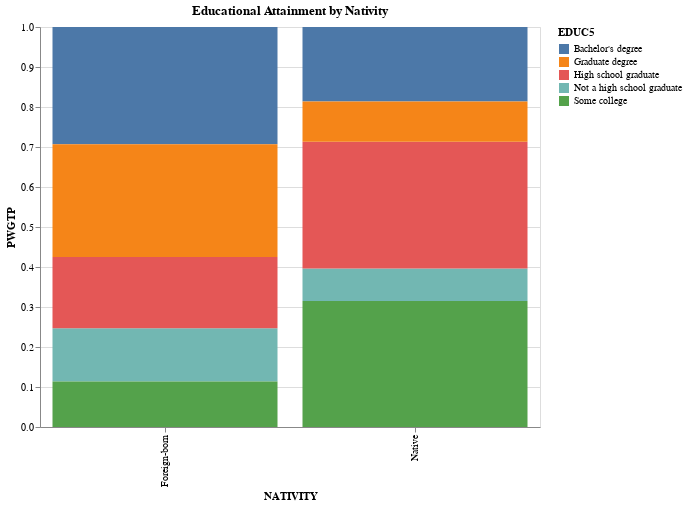

The cell this chart's notebook holds for it:
### Markdown cell above
Constructing charts with `altair` is fairly simple:

<input type="checkbox"> add data to a `alt.Chart()` object<br>
<input type="checkbox"> choose your `mark` (i.e. `mark_bar()`, `mark_circle()`, `mark_line()`) <br>
<input type="checkbox"> encode columns of your dataset to elements in your chart (i.e `x = 'NATIVITY'`) <br>
<input type="checkbox"> optional: declare your chart's properties like height, width, and a title. <br>

### Code cell
alt.Chart(data = data).mark_bar().encode(
    x = 'NATIVITY',
    y = 'PWGTP',
    color = 'EDUC5',
).properties(
    title = "Educational Attainment by Nativity",
    height = 400,
    width = 500,
)

### Figure 1 — Vega-Lite specification as saved in the notebook (floating-point values rounded to 4 significant figures)
{"$schema": "https://vega.github.io/schema/vega-lite/v2.6.0.json", "config": {"view": {"height": 300, "width": 400}}, "data": {"name": "data-3e8c3cc37abb1deed40771a873cc5cea"}, "datasets": {"data-3e8c3cc37abb1deed40771a873cc5cea": [{"EDUC5": "Not a high school graduate", "NATIVITY": "Foreign-born", "PWGTP": 0.1328}, {"EDUC5": "High school graduate", "NATIVITY": "Foreign-born", "PWGTP": 0.1783}, {"EDUC5": "Some college", "NATIVITY": "Foreign-born", "PWGTP": 0.1138}, {"EDUC5": "Bachelor's degree", "NATIVITY": "Foreign-born", "PWGTP": 0.2931}, {"EDUC5": "Graduate degree", "NATIVITY": "Foreign-born", "PWGTP": 0.282}, {"EDUC5": "Not a high school graduate", "NATIVITY": "Native", "PWGTP": 0.08089}, {"EDUC5": "High school graduate", "NATIVITY": "Native", "PWGTP": 0.3167}, {"EDUC5": "Some college", "NATIVITY": "Native", "PWGTP": 0.3152}, {"EDUC5": "Bachelor's degree", "NATIVITY": "Native", "PWGTP": 0.186}, {"EDUC5": "Graduate degree", "NATIVITY": "Native", "PWGTP": 0.1012}]}, "encoding": {"color": {"field": "EDUC5", "type": "nominal"}, "x": {"field": "NATIVITY", "type": "nominal"}, "y": {"field": "PWGTP", "type": "quantitative"}}, "height": 400, "mark": "bar", "title": "Educational Attainment by Nativity", "width": 500}
